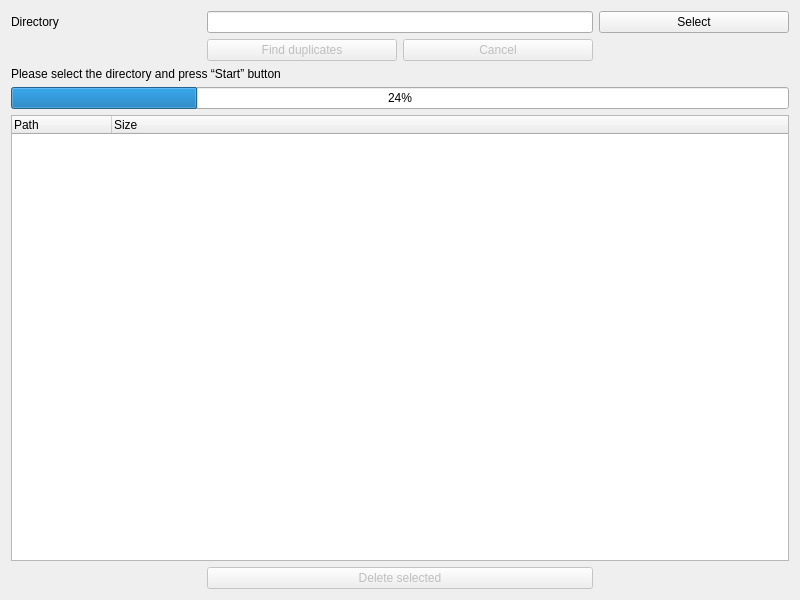
<?xml version="1.0" encoding="UTF-8"?>
<ui version="4.0">
 <class>MainWindow</class>
 <widget class="QMainWindow" name="MainWindow">
  <property name="geometry">
   <rect>
    <x>0</x>
    <y>0</y>
    <width>800</width>
    <height>600</height>
   </rect>
  </property>
  <property name="windowTitle">
   <string>DupFinder — the worst one at the stock</string>
  </property>
  <widget class="QWidget" name="mainWidget">
   <layout class="QGridLayout" name="gridLayout_2">
    <item row="1" column="1">
     <widget class="QPushButton" name="searchStart">
      <property name="enabled">
       <bool>false</bool>
      </property>
      <property name="text">
       <string>Find duplicates</string>
      </property>
     </widget>
    </item>
    <item row="1" column="2">
     <widget class="QPushButton" name="searchCancel">
      <property name="enabled">
       <bool>false</bool>
      </property>
      <property name="text">
       <string>Cancel</string>
      </property>
     </widget>
    </item>
    <item row="0" column="3">
     <widget class="QPushButton" name="dirSelect">
      <property name="text">
       <string>Select</string>
      </property>
     </widget>
    </item>
    <item row="0" column="1" colspan="2">
     <widget class="QLineEdit" name="dirPath">
      <property name="readOnly">
       <bool>true</bool>
      </property>
     </widget>
    </item>
    <item row="4" column="0" colspan="4">
     <widget class="QTreeWidget" name="fileList">
      <property name="columnCount">
       <number>2</number>
      </property>
      <column>
       <property name="text">
        <string>Path</string>
       </property>
      </column>
      <column>
       <property name="text">
        <string>Size</string>
       </property>
      </column>
     </widget>
    </item>
    <item row="2" column="0" colspan="4">
     <widget class="QLabel" name="taskLabel">
      <property name="text">
       <string>Please select the directory and press “Start” button</string>
      </property>
     </widget>
    </item>
    <item row="3" column="0" colspan="4">
     <widget class="QProgressBar" name="progressBar">
      <property name="value">
       <number>24</number>
      </property>
     </widget>
    </item>
    <item row="0" column="0">
     <widget class="QLabel" name="dirLabel">
      <property name="text">
       <string>Directory</string>
      </property>
     </widget>
    </item>
    <item row="5" column="1" colspan="2">
     <widget class="QPushButton" name="deleteStart">
      <property name="enabled">
       <bool>false</bool>
      </property>
      <property name="text">
       <string>Delete selected</string>
      </property>
     </widget>
    </item>
   </layout>
  </widget>
 </widget>
 <layoutdefault spacing="6" margin="11"/>
 <resources/>
 <connections/>
</ui>
